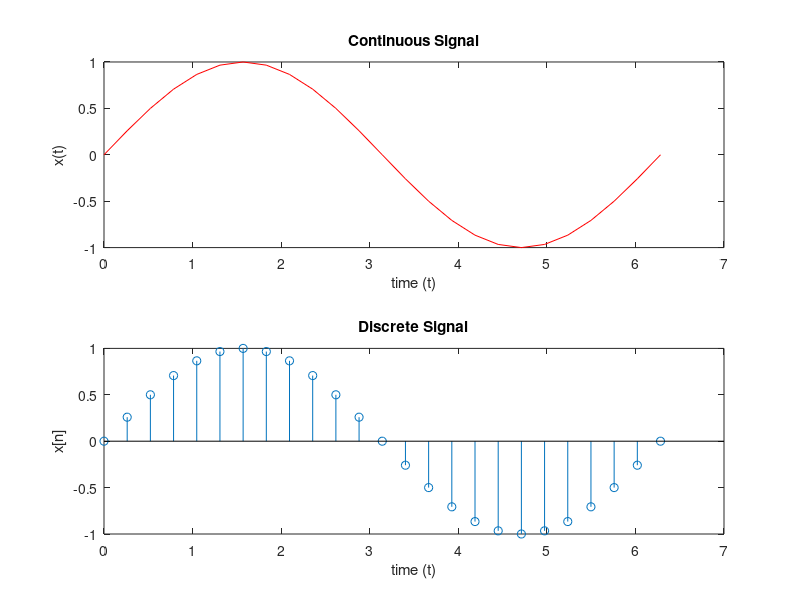

Write MATLAB code to recreate this figure.
clc;
clear;
close all;
%{
Program to understand formatting a plot:
Continuous time and Discrete time signals.
%}
x=linspace(0,2*pi,25);
y=sin(x);

subplot(2,1,1);
plot(x,y,'r');
xlabel('time (t)');
ylabel('x(t)');
title('Continuous Signal');

subplot(2,1,2);
stem(x,y);
xlabel('time (t)');
ylabel('x[n]');
title('Discrete Signal');